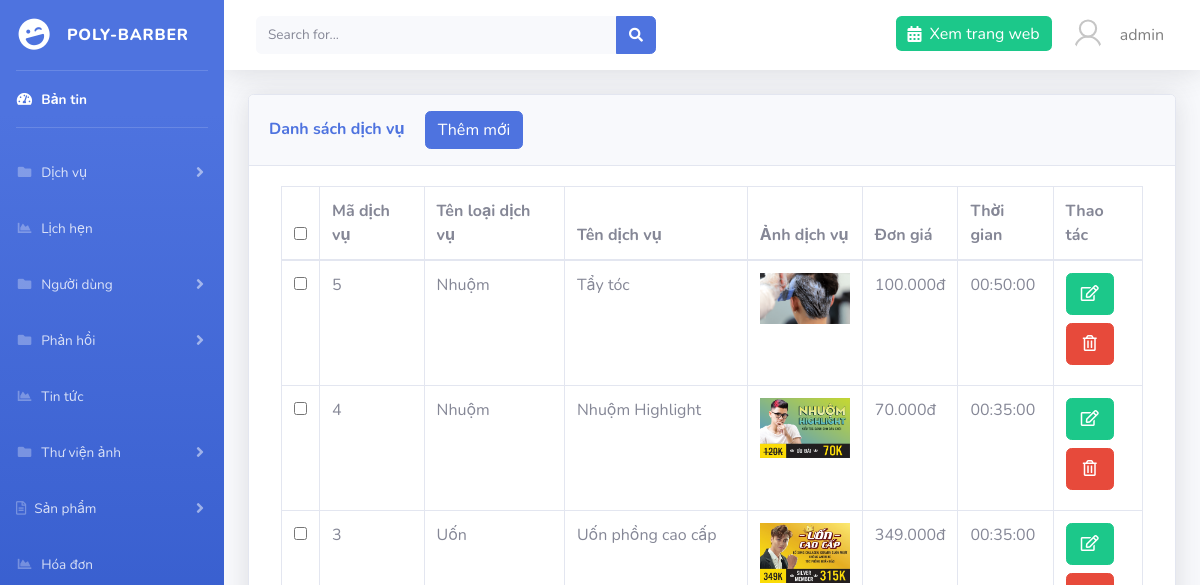
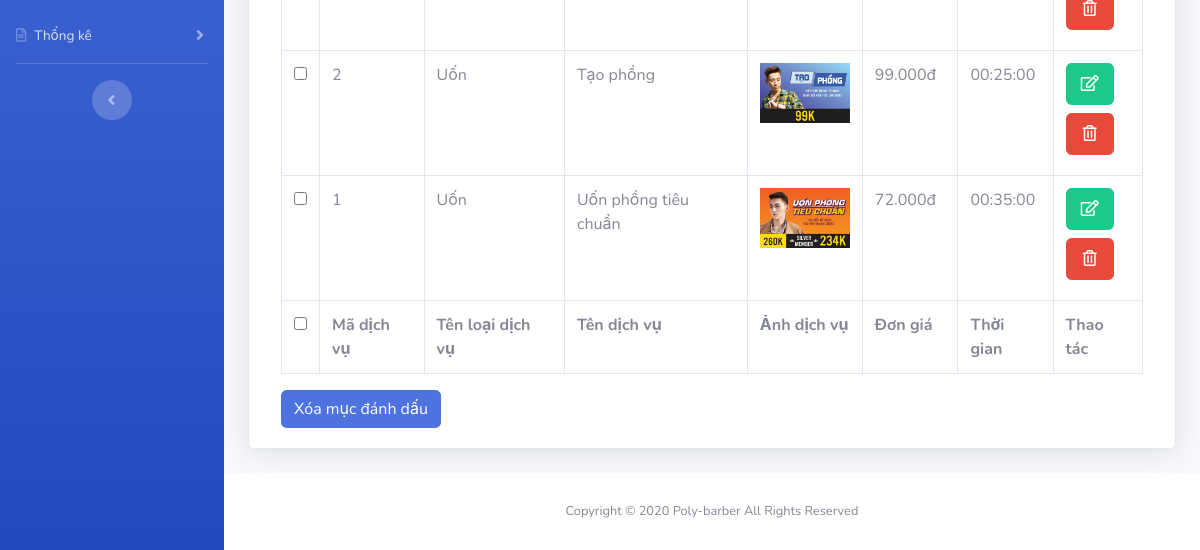
The app's page /admin/?page=service (signed in), older data (2 pictures, top to bottom).
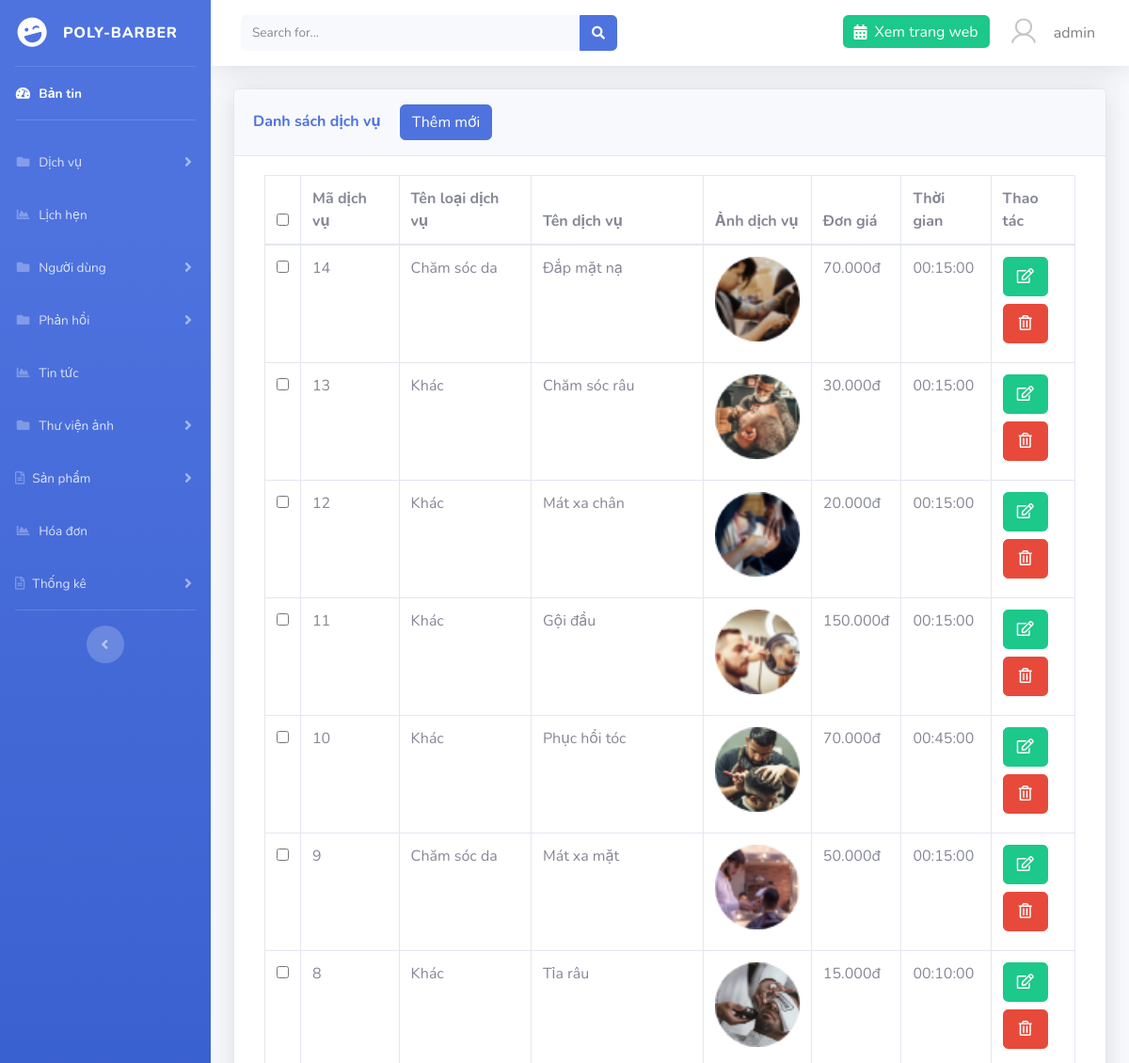
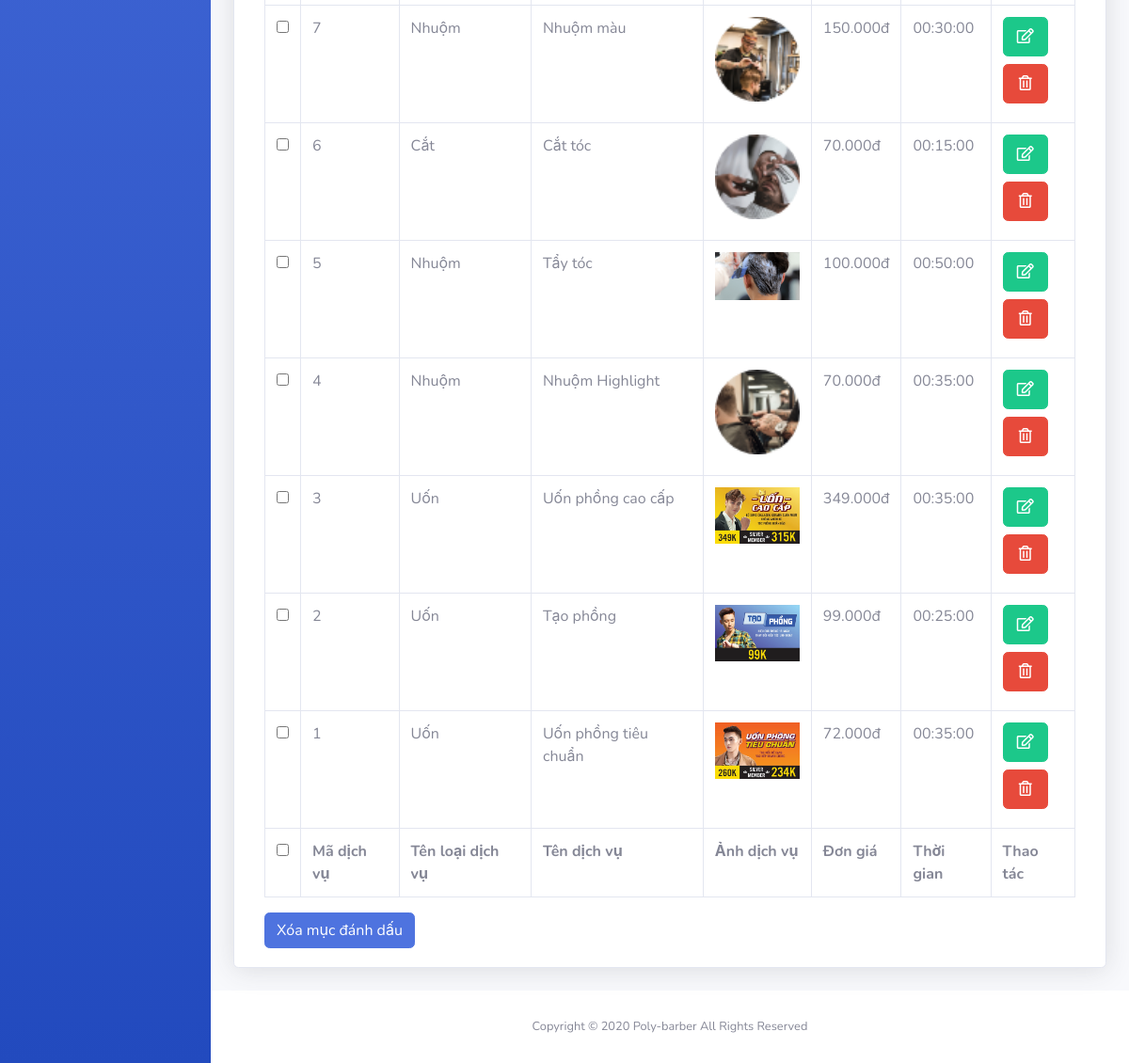
The same page, newer data (2 pictures, top to bottom).
### tables this page shows
CREATE TABLE `services` (
  `id` int(11) NOT NULL,
  `name` varchar(191) NOT NULL,
  `price` float NOT NULL,
  `time` time NOT NULL,
  `detail` text NOT NULL,
  `images` varchar(191) NOT NULL,
  `id_type` int(11) NOT NULL
);

CREATE TABLE `types` (
  `id` int(11) NOT NULL,
  `name` varchar(191) NOT NULL,
  `images` varchar(191) NOT NULL
);

### libs/database.php (called while the page is built, shortened)
<?php
function connection()
{
    try {
        $conn = new PDO("mysql:host=localhost; dbname=barber; charset=utf8", "root", "");
    } catch (PDOException $e) {
        echo "Lỗi Kết nối" . $e->getMessage();
    }
    return $conn;
}
function query_exe($sql) {
    $conn = connection();
    try {
        $stmt = $conn->prepare($sql);
        $stmt->execute();
        $result = $stmt->fetchAll(PDO::FETCH_ASSOC);
        return $result;
    } catch (PDOException $e) {
        echo "Lỗi dữ liệu" . $e->getMessage();
    } finally {
        unset($conn);
    }
}

### libs/services.php (called while the page is built, shortened)
<?php
require_once "database.php";
function service_list_all() {
    $sql = "SELECT services.*,types.name as name_type from services inner join types on types.id = services.id_type
    ORDER BY id DESC";
    return query_exe($sql);
}

### admin/services/index.php (the view, shortened to what this page needs)
<?php
$result = service_list_all();
?>
<div class="container-fluid">
    <div class="card shadow mb-4">
        <div class="card-header py-3">
            <h6 class="m-0 font-weight-bold text-primary">Danh sách dịch vụ <a href="<?= ROOT ?>admin/?page=service&action=add" class="btn btn-primary ml-3">Thêm mới</a></h6>
        </div>
        <div class="card-body">
            <div class="table-responsive">
                <form action="" method="POST" class="col-12">
                    <table class="table table-bordered" id="dataTable" width="100%" cellspacing="0">
                        <thead>
                            <tr>
                                <th>
                                    <input type="checkbox" name="checkall" class="checkall">
                                </th>
                                <th>Mã dịch vụ</th>
                                <th>Tên loại dịch vụ</th>
                                <th>Tên dịch vụ</th>
                                <th>Ảnh dịch vụ</th>
                                <th>Đơn giá</th>
                                <th>Thời gian</th>
                                <th>Thao tác</th>
                            </tr>
                        </thead>
                        <tfoot>
                            <tr>
                            <th>
                                    <input type="checkbox" name="checkall" class="checkall">
                                </th>
                                <th>Mã dịch vụ</th>
                                <th>Tên loại dịch vụ</th>
                                <th>Tên dịch vụ</th>
                                <th>Ảnh dịch vụ</th>
                                <th>Đơn giá</th>
                                <th>Thời gian</th>
                                <th>Thao tác</th>
                            </tr>
                        </tfoot>
                        <tbody>
                            <?php foreach ($result as $r) : ?>
                                <tr>
                                    <td>
                                        <input type="checkbox" name="id[]"  value="<?= $r['id'] ?>">
                                    </td>
                                    <td><?= $r['id'] ?></td>
                                    <td><?= $r['name_type'] ?></td>
                                    <td><?= $r['name'] ?></td>
                                    <td>
                                        <img src="../images/products/<?= $r['images'] ?>" width="90" alt="">
                                    </td>
                                    <td><?= number_format($r['price'],0,',','.').'đ' ?></td>
                                    <td><?=$r['time']?></td>
                                    <td>
                                        <a href="<?= ROOT ?>admin/?page=service&action=edit&id=<?= $r['id'] ?>" class="btn btn-success d-block p-2 w-75 mb-2"><i class="far fa-edit"></i></a>
                                        <a href="<?= ROOT ?>admin/?page=service&id=<?= $r['id'] ?>" onclick="return confirm('Bạn có chắc muốn xóa không')" class="btn btn-danger d-block p-2 w-75 mb-2"><i class="far fa-trash-alt"></i></a>
                                    </td>
                                </tr>
                            <?php endforeach; ?>
                        </tbody>
                    </table>
                    <button type="submit" class="btn btn-primary" id="btndel-category" name="btn-del">Xóa mục đánh dấu</button>
                </form>
            </div>
        </div>
    </div>
</div>

### admin/template/header.php (shortened to what this page needs)
<!DOCTYPE html>
<html lang="en">
<head>
    <link href="resource/vendor/fontawesome-free/css/all.min.css" rel="stylesheet" type="text/css">
    <link href="resource/css/sb-admin-2.css" rel="stylesheet">
    <link href="resource/vendor/datatables/dataTables.bootstrap4.min.css" rel="stylesheet">
</head>
<body id="page-top">
    <div id="wrapper">
        <ul class="navbar-nav bg-gradient-primary sidebar sidebar-dark accordion" id="accordionSidebar">
            <a class="sidebar-brand d-flex align-items-center justify-content-center" href="<?=ROOT?>">
                <div class="sidebar-brand-icon rotate-n-15">
                    <i class="fas fa-laugh-wink"></i>
                </div>
                <div class="sidebar-brand-text mx-3">POLY-BARBER </div>
            </a>
            <hr class="sidebar-divider my-0">
            <li class="nav-item active">
                <a class="nav-link" href="<?= ROOT ?>admin">
                    <i class="fas fa-fw fa-tachometer-alt"></i>
                    <span>Bản tin</span></a>
            </li>
            <hr class="sidebar-divider">
            <li class="nav-item">
                <a class="nav-link collapsed" href="#" data-toggle="collapse" data-target="#collapsePages" aria-expanded="true" aria-controls="collapsePages">
                    <i class="fas fa-fw fa-folder"></i>
                    <span>Dịch vụ</span>
                </a>
            </li>
            <li class="nav-item">
                <a class="nav-link" href="<?= ROOT ?>admin/?page=appointment">
                    <i class="fas fa-fw fa-chart-area"></i>
                    <span>Lịch hẹn</span></a>
            </li>
             <li class="nav-item">
                <a class="nav-link collapsed" href="#" data-toggle="collapse" data-target="#collapsePages2" aria-expanded="true" aria-controls="collapsePages">
                    <i class="fas fa-fw fa-folder"></i>
                    <span>Người dùng</span>
                </a>
            </li>
             <li class="nav-item">
                <a class="nav-link collapsed" href="#" data-toggle="collapse" data-target="#collapsePages3" aria-expanded="true" aria-controls="collapsePages">
                    <i class="fas fa-fw fa-folder"></i>
                    <span>Phản hồi</span>
                </a>
            </li>
               <li class="nav-item">
                <a class="nav-link" href="<?= ROOT ?>admin/?page=new">
                    <i class="fas fa-fw fa-chart-area"></i>
                    <span>Tin tức</span></a>
            </li>
  <li class="nav-item">
                <a class="nav-link collapsed" href="#" data-toggle="collapse" data-target="#collapsePages4" aria-expanded="true" aria-controls="collapsePages">
                    <i class="fas fa-fw fa-folder"></i>
                    <span>Thư viện ảnh</span>
                </a>
            </li>
            <li class="nav-item">
                <a class="nav-link collapsed" href="#" data-toggle="collapse" data-target="#collapseTwo" aria-expanded="true" aria-controls="collapseTwo">
                    <i class="far fa-file-alt"></i>
                    <span>Sản phẩm</span>
                </a>
            </li>
            <li class="nav-item">
                <a class="nav-link" href="<?= ROOT ?>admin/?page=order">
                    <i class="fas fa-fw fa-chart-area"></i>
                    <span>Hóa đơn</span></a>
            </li>
            <li class="nav-item">
                <a class="nav-link collapsed" href="#" data-toggle="collapse" data-target="#collapseTwo1" aria-expanded="true" aria-controls="collapseTwo">
                    <i class="far fa-file-alt"></i>
                    <span>Thống kê</span>
                </a>
            </li>
            <hr class="sidebar-divider d-none d-md-block">
            <div class="text-center d-none d-md-inline">
                <button class="rounded-circle border-0" id="sidebarToggle"></button>
            </div>
        </ul>
        <div id="content-wrapper" class="d-flex flex-column">
            <div id="content">
                <nav class="navbar navbar-expand navbar-light bg-white topbar mb-4 static-top shadow">
                    <form class="d-none d-sm-inline-block form-inline mr-auto ml-md-3 my-2 my-md-0 mw-100 navbar-search" method="POST" action="<?= ROOT ?>admin/?page=product&action=search">
                        <div class="input-group">
                            <input name="keyword" type="text" class="form-control bg-light border-0 small" placeholder="Search for..." aria-label="Search" aria-describedby="basic-addon2">
                            <div class="input-group-append">
                                <button class="btn btn-primary" type="submit">
                                    <i class="fas fa-search fa-sm"></i>
                                </button>
                            </div>
                        </div>
                    </form>
                    <ul class="navbar-nav ml-auto">
                        <li class="nav-item no-arrow">
                            <a href="<?=ROOT?>" class="nav-link bg-success text-white h-50 mt-3 rounded"><i class="fas fa-calendar-alt mr-2"></i>Xem trang web</a>
                        </li>
                        <li class="nav-item dropdown no-arrow">
                            <a class="nav-link dropdown-toggle" href="" id="userDropdown" role="button" data-toggle="dropdown" aria-haspopup="true" aria-expanded="false">
                                <img class="img-profile rounded-circle" src="../images/users/<?=$_SESSION['member']['images']?>">
                                <span class="ml-3 mr-2 text-black-50"><?=$_SESSION['member']['account']?></span>
                            </a>
                        </li>
                    </ul>
                </nav>

### admin/index.php (shortened to what this page needs)
<?php
$page = isset($_GET['page']) ? $_GET['page'] : '';
require_once '../libs/services.php';
include_once 'template/header.php';
switch ($page) {
    case 'service':
        $action = isset($_GET['action']) ? $_GET['action'] : '';
        switch ($action) {
            case '':
                include_once 'services/index.php';
                break;
        }
        break;
}
include_once 'template/footer.php';
?>

### admin/template/footer.php (shortened to what this page needs)
</div>
<footer class="sticky-footer bg-white">
    <div class="container my-auto">
        <div class="copyright text-center my-auto">
            <span>Copyright &copy; 2020 Poly-barber All Rights Reserved</span>
        </div>
    </div>
</footer>
</div>
</div>
</body>
</html>

Row changes from the older to the newer data that the page shows:
added services: id "14", id_type.name "Chăm sóc da", name "Đắp mặt nạ", images (picture), price "70.000", time "00:15:00"
added services: id "13", id_type.name "Khác", name "Chăm sóc râu", images (picture), price "30.000", time "00:15:00"
added services: id "12", id_type.name "Khác", name "Mát xa chân", images (picture), price "20.000", time "00:15:00"
added services: id "11", id_type.name "Khác", name "Gội đầu", images (picture), price "150.000", time "00:15:00"
added services: id "10", id_type.name "Khác", name "Phục hồi tóc", images (picture), price "70.000", time "00:45:00"
added services: id "9", id_type.name "Chăm sóc da", name "Mát xa mặt", images (picture), price "50.000", time "00:15:00"
added services: id "8", id_type.name "Khác", name "Tỉa râu", images (picture), price "15.000", time "00:10:00"
added services: id "7", id_type.name "Nhuộm", name "Nhuộm màu", images (picture), price "150.000", time "00:30:00"
added services: id "6", id_type.name "Cắt", name "Cắt tóc", images (picture), price "70.000", time "00:15:00"
changed services "Nhuộm Highlight": images: a different picture
